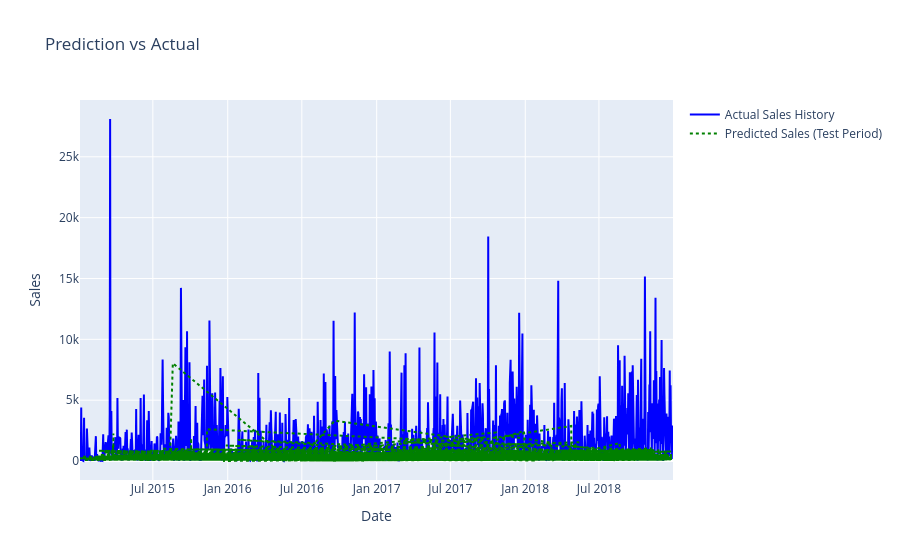

The cell this chart's notebook holds for it:
### Code cell
X_test_dates = lag_sales.loc[X_test.index]['Order Date']

fig = go.Figure()

# Trace 1: Actual full historical sales
fig.add_trace(go.Scatter(
    x=sales_by_date['Order Date'], 
    y=sales_by_date['Sales'],
    mode='lines', 
    line=dict(color='blue'),
    name='Actual Sales History'
))

# Trace 2: Predicted values plotted only on the test set dates
fig.add_trace(go.Scatter(
    x=X_test_dates,                 # Use the corresponding test dates
    y=prediction_xgb,               # The array of predictions
    mode='lines', 
    line=dict(color='green', dash='dot'),
    name='Predicted Sales (Test Period)'
))

fig.update_layout(title='Prediction vs Actual',
                  xaxis_title='Date',
                  yaxis_title='Sales')

# Show the plot
fig.show()

### Figure 1 — Plotly figure (JSON) as saved in the notebook; plotly's stock layout.template omitted (floating-point values rounded to 4 significant figures; data arrays with more than 128 entries replaced by an {"elided": "..."} marker saying what was removed)
{"data": [{"line": {"color": "blue"}, "mode": "lines", "name": "Actual Sales History", "type": "scatter", "x": {"elided": "1230 str values"}, "y": {"elided": "1230 float values"}}, {"line": {"color": "green", "dash": "dot"}, "mode": "lines", "name": "Predicted Sales (Test Period)", "type": "scatter", "x": {"elided": "1956 str values"}, "y": {"elided": "1956 float values"}}], "layout": {"title": {"text": "Prediction vs Actual"}, "xaxis": {"title": {"text": "Date"}}, "yaxis": {"title": {"text": "Sales"}}}}
